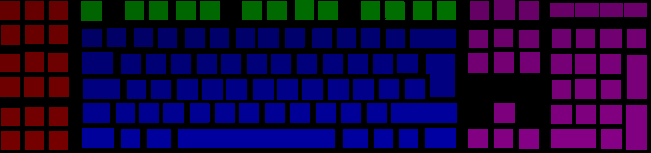
#> input picture keyboardmap.bmp, 651 x 153 px
$ python ImageToMap2.py keyboardmap.bmp abstract.png
#> lines starting #> are read from the running program, lines starting #| are printed output that depends on the picture
#> further down, image is the input picture: PIL image 651x153 RGB; mean R, G, B 24.7, 5.2, 59
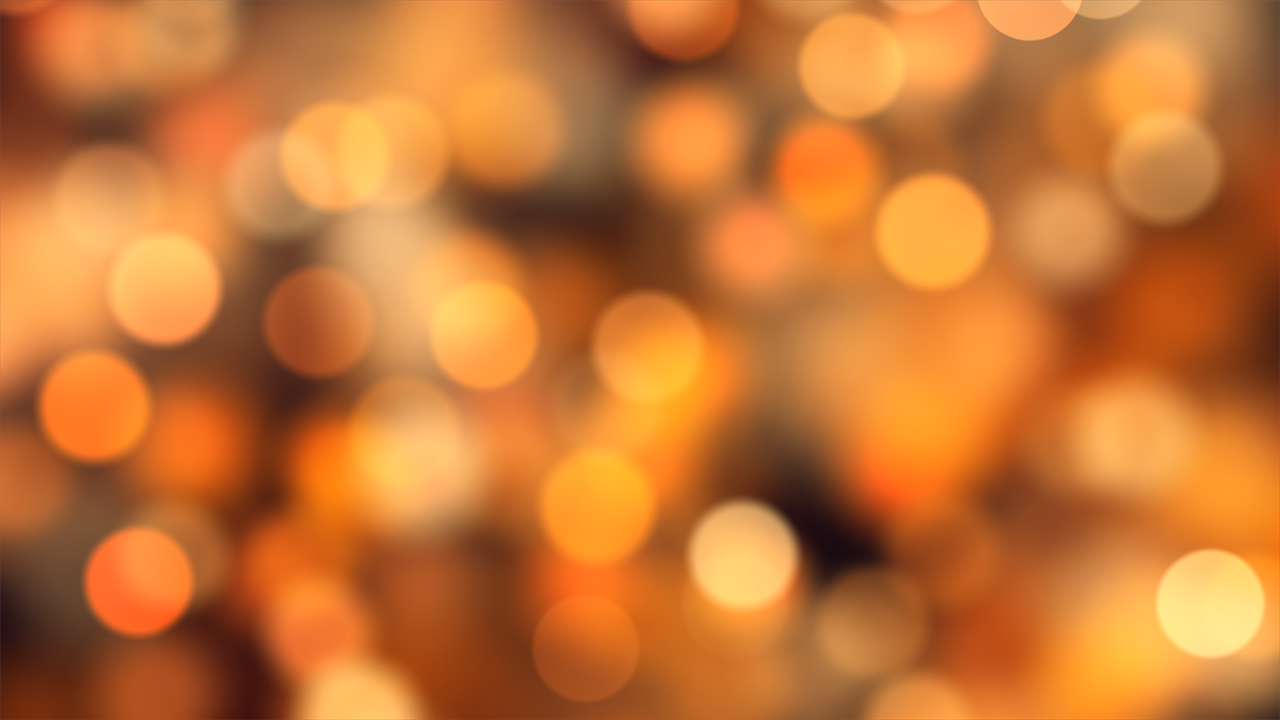
#> input picture abstract.png, 1280 x 720 px
#> further down, template is the input picture: PIL image 1280x720 RGBA; mean R, G, B, A 196.5, 116.6, 53.2, 255
from PIL import Image
import numpy as np
from itertools import product
import typing
import argparse


def pack_rgb(rgb: typing.Union[tuple, np.ndarray]) -> int:
    rgb_int = (rgb[0] << 16)
    rgb_int |= (rgb[1] << 8)
    rgb_int |= rgb[2]
    return rgb_int


def unpack_rgb(rgb_int: int) -> tuple:
    red = (rgb_int >> 16) & 0xFF
    green = (rgb_int >> 8) & 0xFF
    blue = rgb_int & 0xFF
    return red, green, blue


def pack_rgb_image(im: Image.Image) -> np.array:
    pixels = np.asarray(im)
    size = (im.size[1], im.size[0])
    mapped_pixels = np.empty(size, dtype=np.int32)

    x_size = im.size[0]
    y_size = im.size[1]
    for x, y in product(range(x_size), range(y_size)):
        mapped_pixels[y, x] = pack_rgb(pixels[y, x])

    return mapped_pixels


def average_color(color1, color2):
    return unpack_rgb(int((pack_rgb(color1) + pack_rgb(color2))/2))


def map_image(image: Image.Image, template: Image.Image) -> Image.Image:
    size = template.size
#> size = (1280, 720)
    image = image.resize(size)
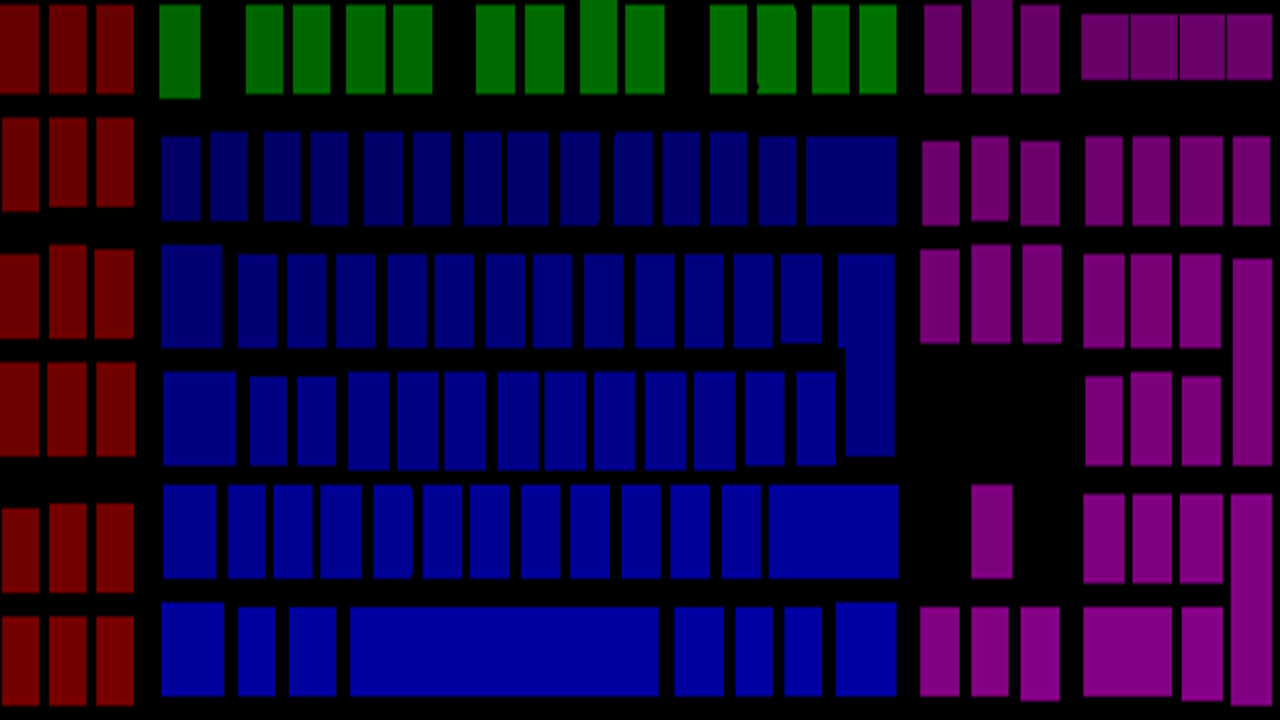
#> image: PIL image 1280x720 RGB; mean R, G, B 24.9, 5.2, 59.4

    if not image.mode == 'HSV':
        image = image.convert('HSV')
#> image: PIL image 1280x720 HSV; mean H, S, V 96.1, 159.8, 72

    if not template.mode == 'RGB':
        template = template.convert('RGB')
#> template: PIL image 1280x720 RGB

    image_pix = np.asarray(image)
    template_pix = pack_rgb_image(template)
#> the loop in pack_rgb_image, `for x, y in product(range(x_size), range(y_size)):` made 921600 passes
#> rgb_int in pack_rgb on passes 1 to 3: 9651748, 10111526, 10111270
#> after the loop in pack_rgb_image, `for x, y in product(range(x_size), range(y_size)):`:
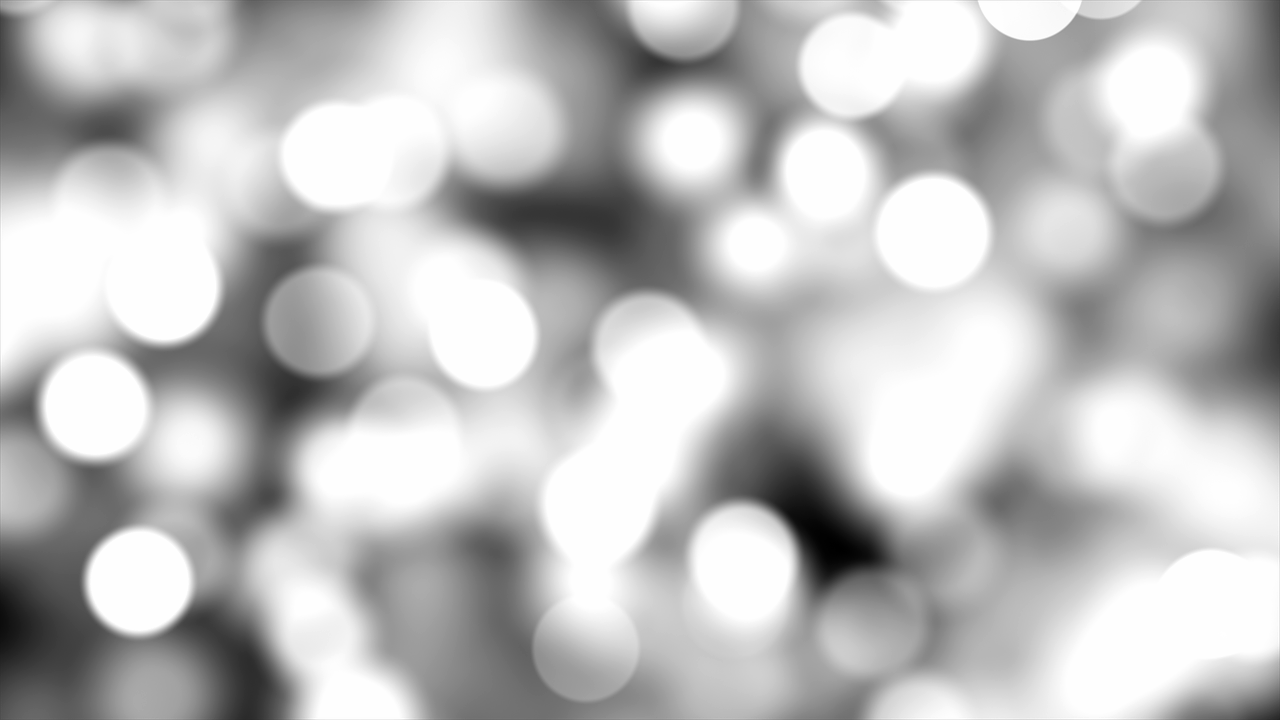
#> mapped_pixels: shape (720, 1280) int32; min 1706769, max 16771730, mean 12905821.2; drawn with min black and max white

    colors = dict()
    for y, x in product(range(size[0]), range(size[1])):
        t_pix = template_pix[x, y]
        i_pix = image_pix[x, y]

        if t_pix not in colors:
            colors[t_pix] = []

        colors_list = colors[t_pix]
        colors_list.append(i_pix)
#> this loop made 921600 passes
#> (t_pix, i_pix) on passes 1 to 3: (9651748, [0, 0, 0]), (10111526, [0, 0, 0]), (10111270, [0, 255, 2])
#> after the loop, colors = 137185 items

    for key, value in colors.items():
        colors[key] = np.mean(value, axis=0, dtype=np.uint32)
#> this loop made 137185 passes
#> (key, value) on passes 1 to 3: (9651748, [[0, 0, 0], [0, 255, 108]]), (10111526, [[0, 0, 0]]), (10111270, [[0, 255, 2], [0, 255, 69], [0, 255, 107]])

    mapped_image: Image.Image = Image.new('HSV', size)
#> mapped_image: PIL image 1280x720 HSV; every value is 0
    mapped_pixels = mapped_image.load()

    for y, x in product(range(size[0]), range(size[1])):
        t_pix = tuple(colors[template_pix[x, y]])
        mapped_pixels[y, x] = t_pix
#> this loop made 921600 passes
#> t_pix on passes 1 to 3: (0, 127, 54), (0, 0, 0), (0, 255, 59)

    mapped_image = mapped_image.convert('RGB')
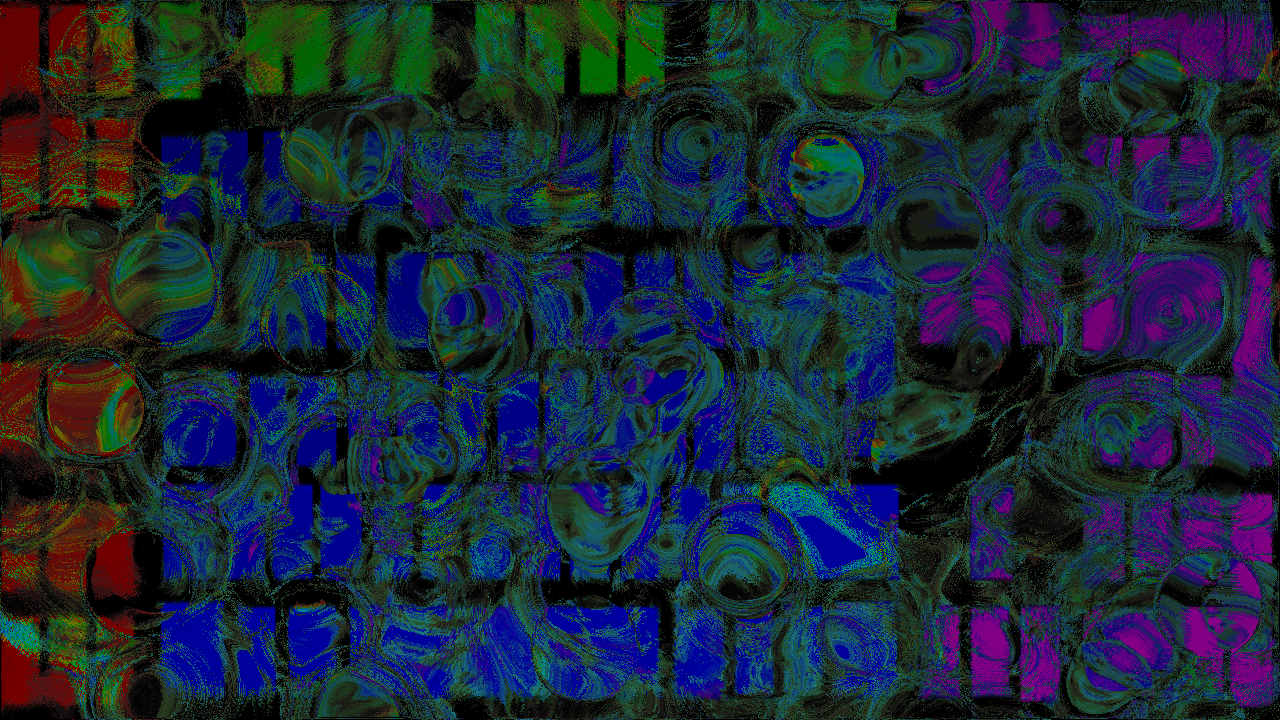
#> mapped_image: PIL image 1280x720 RGB; mean R, G, B 27.6, 39, 55.5

    return mapped_image


if __name__ == '__main__':
    parser = argparse.ArgumentParser(prog="ImageToMap2",
                                     description='Maps the colors of one image to the form of another')

    parser.add_argument("colors_image",
                        help="The image that provides initial color pallet")

    parser.add_argument("template",
                        help="An image that provides the positions of the colors")

    parser.add_argument('-o', '--output',
                        default="out_image.png",
                        help="File location for the resulting map (default: out_image.png")
    args = parser.parse_args()

    image = Image.open(args.colors_image)
    template = Image.open(args.template)
    out_image = map_image(image, template)
    out_image.save(args.output)
